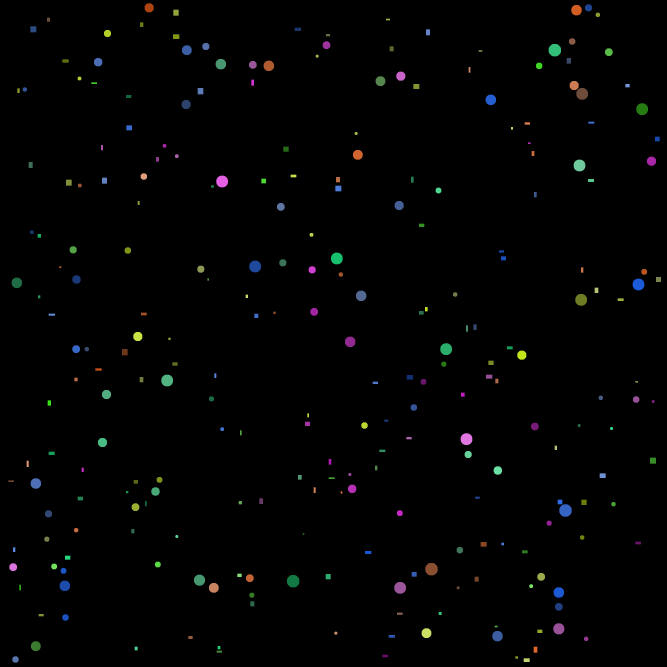
#> input picture figures_and_colors/balls_and_rects.png, 2000 x 2000 px (shown at 1/3 size)
$ python main.py
#> lines starting #> are read from the running program, lines starting #| are printed output that depends on the picture; after the words box and inside, x2 and y2 are one past the last pixel; in counts of white or black regions, pixels touching at a corner belong together; long printed decimals are rounded
import matplotlib.pyplot as plt
import numpy as np
from skimage.measure import label
from skimage.io import imread
from skimage.color import rgb2hsv
import cv2
image = imread('balls_and_rects.png')
#> image is the input picture: shape (2000, 2000, 3); mean R, G, B 2, 2.3, 2.2
hsv = rgb2hsv(image)
#> hsv: shape (2000, 2000, 3) float64; mean of channels 0, 1, 2 0.00849, 0.0126, 0.0127
h = hsv[:, :, 0]
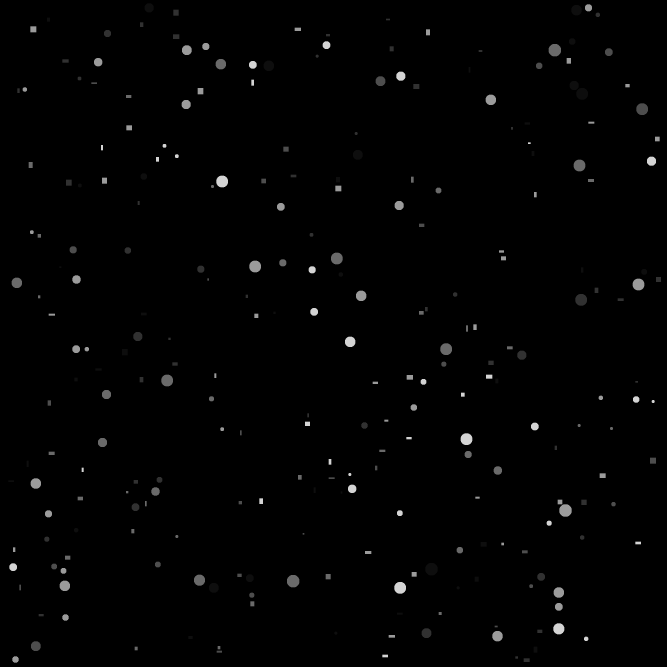
#> h: shape (2000, 2000) float64 (shown at 1/3 size); min 0, max 0.833, mean 0.00849
circles = []
rectangles = []
for color in np.unique(h):
    if color == 0:
        continue
    binary = (h == color).astype(np.uint8)
    contours, _ = cv2.findContours(binary * 255, cv2.RETR_EXTERNAL, cv2.CHAIN_APPROX_NONE)
    for contour in contours:
        area = cv2.contourArea(contour)
        perimeter = cv2.arcLength(contour, True)
        circularity = 4 * np.pi * area / (perimeter ** 2)
        if circularity > 0.85:
            circles.append(color)
        else:
            rectangles.append(color)
#> this loop made 140 passes
#> color on passes 2 to 13: 0.0533, 0.0547, 0.0547, 0.0548, 0.0548, 0.0549, 0.0551, 0.0551, 0.0551, 0.0552, 0.0552, 0.0552
#> pass 2, `binary = (h == color).astype(np.uint8)`:
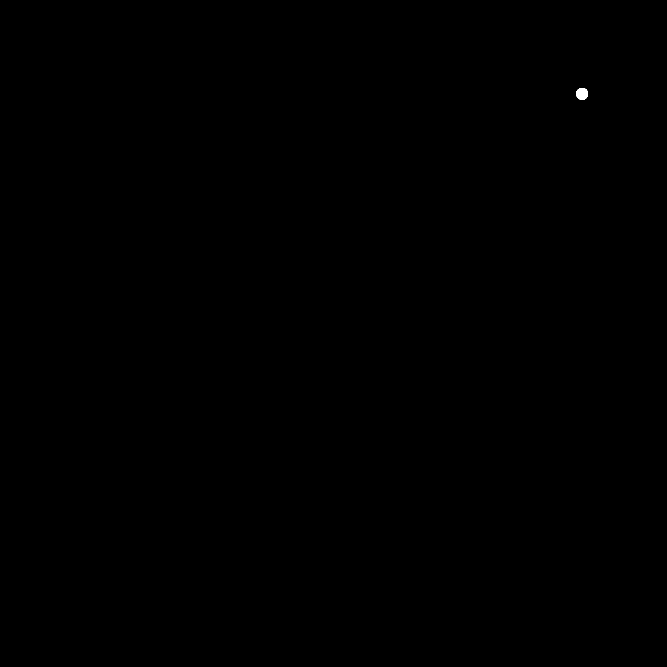
#> binary: shape (2000, 2000) (shown at 1/3 size); values 0 (black) and 1 (white), 0.03% white; 1 white region, box (x1, y1, x2, y2) and area: (1729, 264, 1764, 299) 1005
#> after the loop, circles = 122 values from 0.0533 to 0.833; rectangles = 135 values from 0.0547 to 0.833
groups_circ = [[circles[0]]]
#> groups_circ = [[0.0533]]
groups_rect = [[rectangles[0]]]
#> groups_rect = [[0.0547]]
delta = 0.05
for i in range(1, len(circles)):
    if abs(circles[i - 1] - circles[i]) < delta:
        groups_circ[-1].append(circles[i])
    else:
        groups_circ.append([circles[i]])
#> this loop made 121 passes
#> after the loop, groups_circ = 6 items
for i in range(1, len(rectangles)):
    if abs(rectangles[i - 1] - rectangles[i]) < delta:
        groups_rect[-1].append(rectangles[i])
    else:
        groups_rect.append([rectangles[i]])
#> this loop made 134 passes
#> after the loop, groups_rect = 6 items
shapes_total = 0
print('Circles:')
for group in groups_circ:
    shapes_total += len(group)
    print(np.mean(group), len(group))
#> this loop made 6 passes
#> shapes_total on passes 1 to 6: 17, 36, 48, 70, 99, 122
#| 0.05541 17
#| 0.1944 19
#| 0.3059 12
#| 0.4165 22
#| 0.6111 29
#| 0.8333 23
#> after the loop, shapes_total = 122
print('Rectangles:')
for group in groups_rect:
    shapes_total += len(group)
    print(np.mean(group), len(group))
#> this loop made 6 passes
#> shapes_total on passes 1 to 6: 144, 176, 193, 215, 244, 257
#| 0.05542 22
#| 0.1944 32
#| 0.3056 17
#| 0.4167 22
#| 0.6112 29
#| 0.8333 13
#> after the loop, shapes_total = 257
print(f'Total amount of shapes: {shapes_total}')
#| Total amount of shapes: 257
plt.subplot(121)
plt.imshow(image)
plt.subplot(122)
plt.plot(np.unique(h), 'o')
plt.show()
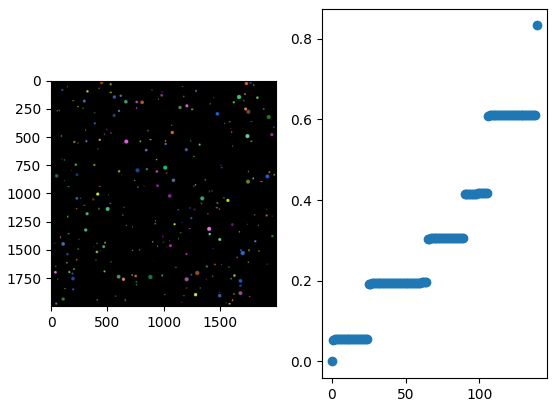
#> figure drawn by matplotlib, 2 panels; panel 2: curve peaks at x = 139, y = 0.833
